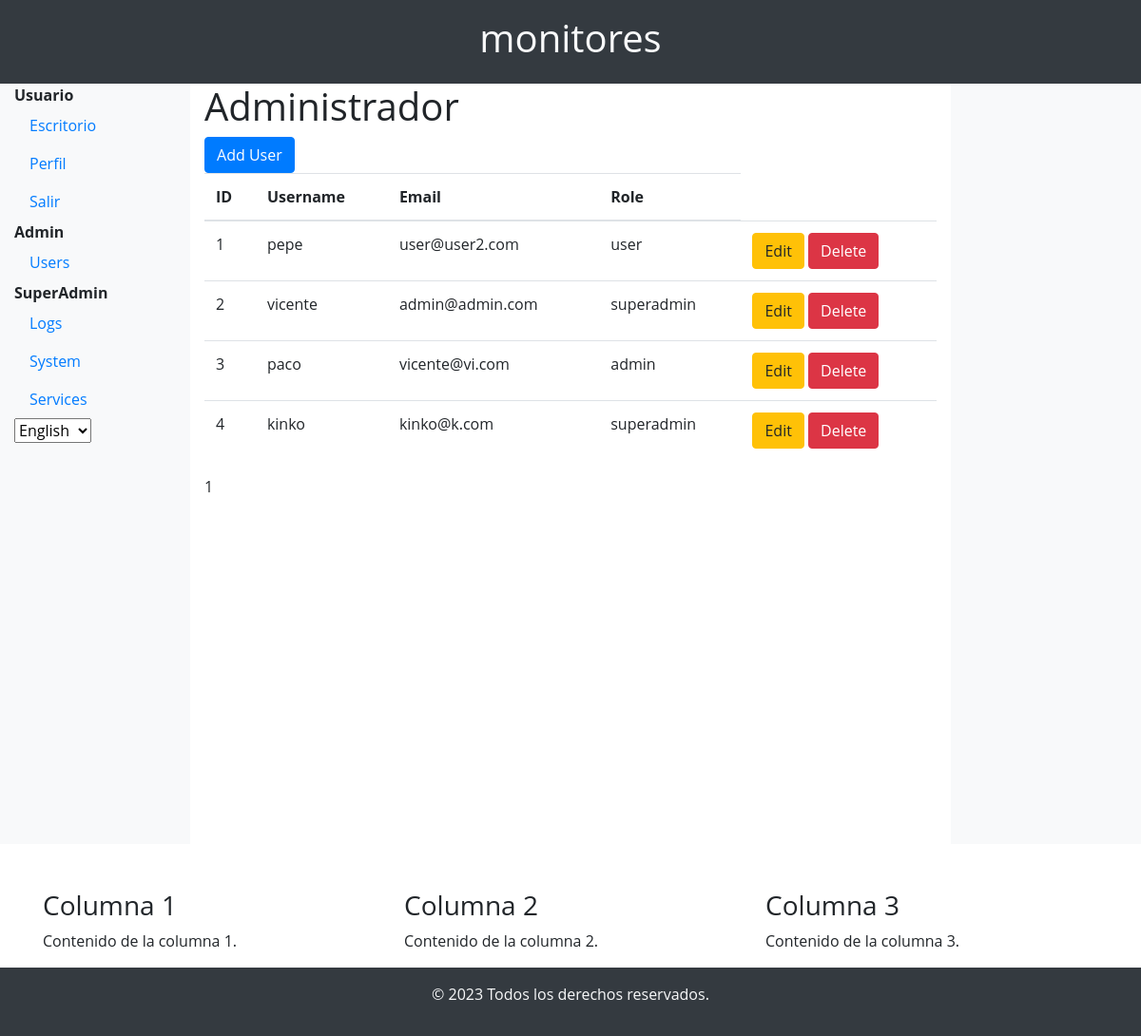
The app's page /admin (signed in) with its own data.
### app/models/user_model.py (models this page shows, shortened)
class User(db.Model, UserMixin):
    id = db.Column(db.Integer, primary_key=True)
    username = db.Column(db.String(50), unique=True, nullable=False)
    email = db.Column(db.String(120), unique=True, nullable=False)
    password = db.Column(db.String(60), nullable=False)
    role = db.Column(db.String(20), default='user')  # Default role is 'user'
    language = db.Column(db.String(5), default='en')  # Add this line for language preference
    created_at = db.Column(db.DateTime, default=datetime.utcnow)
    updated_at = db.Column(db.DateTime, default=datetime.utcnow, onupdate=datetime.utcnow)

### app/controllers/user_controller.py (the view)
@app.route('/admin')
@login_required
def admin():
    if current_user.role not in ['admin', 'superadmin']:
        flash(_('You do not have permission to access this page.'), 'danger')
        return redirect(url_for('index'))
    page = request.args.get('page', 1, type=int)
    per_page = 9  # Adjust the number of users per page as needed
    users = User.query.paginate(page=page, per_page=per_page, error_out=False)
    return render_template('user/admin.html', users=users)

### app/__init__.py (called while the page is built)
@login_manager.user_loader
def load_user(user_id):
    return User.query.get(int(user_id))

def is_admin():
    return current_user.is_authenticated and current_user.role == 'admin'

### app/templates/user/admin.html (shortened to what this page needs)
{% extends 'base.html' %}
{% block content %}
    <h1>Administrador</h1>
    <a href="{{ url_for('add_user') }}" class="btn btn-primary">Add User</a>
    <table class="table">
        <thead>
            <tr>
                <th>ID</th>
                <th>Username</th>
                <th>Email</th>
                <th>Role</th>
            </tr>
        </thead>
        <tbody>
            {% for user in users.items %}
                <tr>
                    <td>{{ user.id }}</td>
                    <td>{{ user.username }}</td>
                    <td>{{ user.email }}</td>
                    <td>{{ user.role }}</td>
                    <td>
                        <a href="{{ url_for('edit_user', user_id=user.id) }}" class="btn btn-warning">Edit</a>
                        <a href="{{ url_for('delete_user', user_id=user.id) }}" class="btn btn-danger">Delete</a>
                    </td>
                </tr>
            {% endfor %}
        </tbody>
    </table>
    <div class="pagination">
        <span class="step-links">
            {% for page_num in users.iter_pages() %}
                {% if page_num %}
                    {% if page_num == users.page %}
                        <span class="current">{{ page_num }}</span>
                    {% else %}
                        <a href="?page={{ page_num }}">{{ page_num }}</a>
                    {% endif %}
                {% else %}
                    <span class="ellipsis">...</span>
                {% endif %}
            {% endfor %}
        </span>
    </div>
{% endblock %}

### app/static/css/styles.css (style rules this page uses)
html, body { height: 100%; margin: 0; }
body { display: flex; flex-direction: column; }
body { font-family: 'Open Sans', sans-serif; }

### records on screen
User: id "1", username "pepe", email "user@user2.com", role "user"
User: id "2", username "vicente", email "admin@admin.com", role "superadmin"
User: id "3", username "paco", email "vicente@vi.com", role "admin"
User: id "4", username "kinko", email "kinko@k.com", role "superadmin"

### other values on screen
{{ page_num }} "1"
